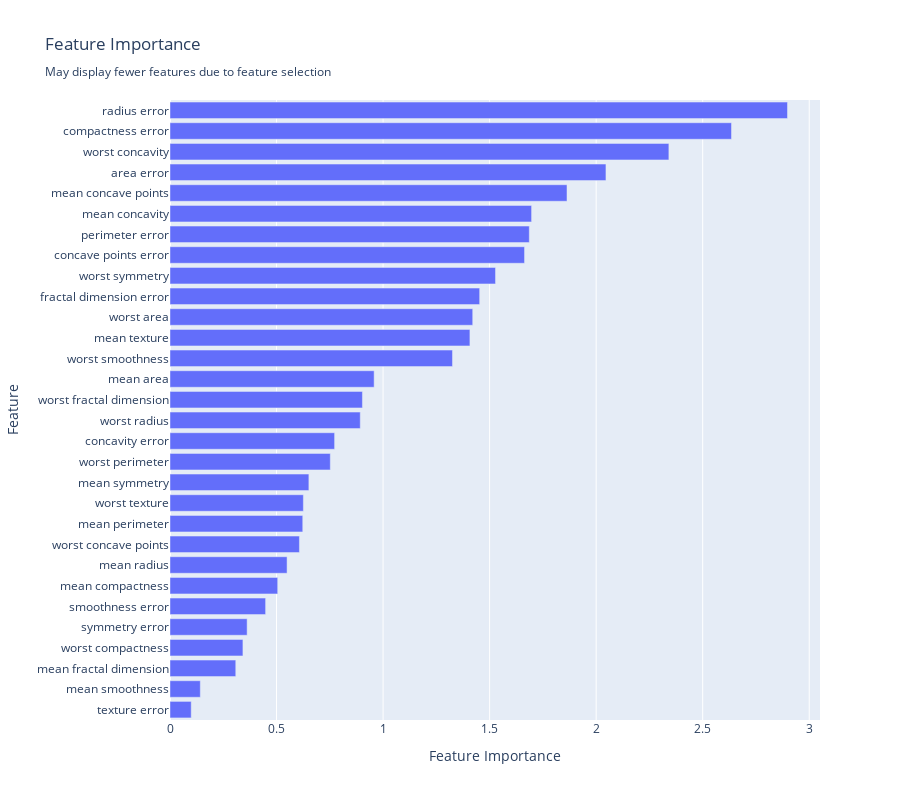

The notebook cell saved with this chart:
### Code cell
pipeline.graph_feature_importance()

### Figure 1 — Plotly figure (JSON) as saved in the notebook; plotly's stock layout.template omitted (floating-point values rounded to 4 significant figures)
{"data": [{"orientation": "h", "type": "bar", "x": [0.09958, 0.1423, 0.3087, 0.3423, 0.362, 0.4488, 0.5055, 0.5494, 0.6074, 0.6231, 0.6259, 0.6518, 0.7524, 0.7725, 0.8929, 0.9031, 0.9581, 1.326, 1.408, 1.421, 1.453, 1.528, 1.664, 1.686, 1.697, 1.863, 2.046, 2.341, 2.635, 2.898], "y": ["texture error", "mean smoothness", "mean fractal dimension", "worst compactness", "symmetry error", "smoothness error", "mean compactness", "mean radius", "worst concave points", "mean perimeter", "worst texture", "mean symmetry", "worst perimeter", "concavity error", "worst radius", "worst fractal dimension", "mean area", "worst smoothness", "mean texture", "worst area", "fractal dimension error", "worst symmetry", "concave points error", "perimeter error", "mean concavity", "mean concave points", "area error", "worst concavity", "compactness error", "radius error"]}], "layout": {"height": 800, "title": {"text": "Feature Importance<br><sub>May display fewer features due to feature selection</sub>"}, "xaxis": {"title": {"text": "Feature Importance"}}, "yaxis": {"title": {"text": "Feature"}, "type": "category"}}}
